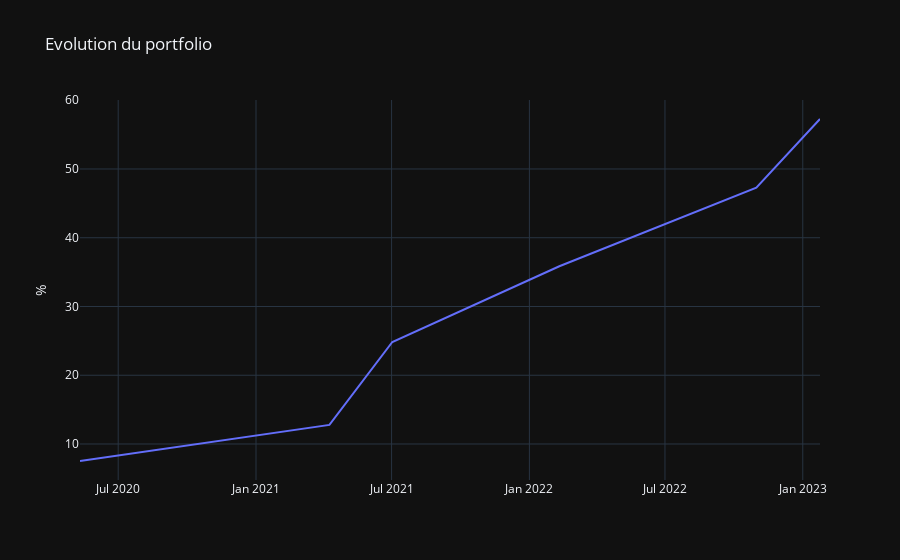

Source (notebook cell):
### Code cell
bt.evolution_porfolio()

### Figure 1 — Plotly figure (JSON) as saved in the notebook; plotly's stock layout.template omitted (floating-point values rounded to 4 significant figures)
{"data": [{"mode": "lines", "name": "Portfolio", "x": ["2020-05-11T00:00:00", "2021-04-09T00:00:00", "2021-07-02T00:00:00", "2022-02-10T00:00:00", "2022-10-31T00:00:00", "2023-01-24T00:00:00"], "y": [7.528, 12.78, 24.83, 35.85, 47.27, 57.27], "type": "scatter"}], "layout": {"title": {"text": "Evolution du portfolio"}, "yaxis": {"title": {"text": "%"}}}}
